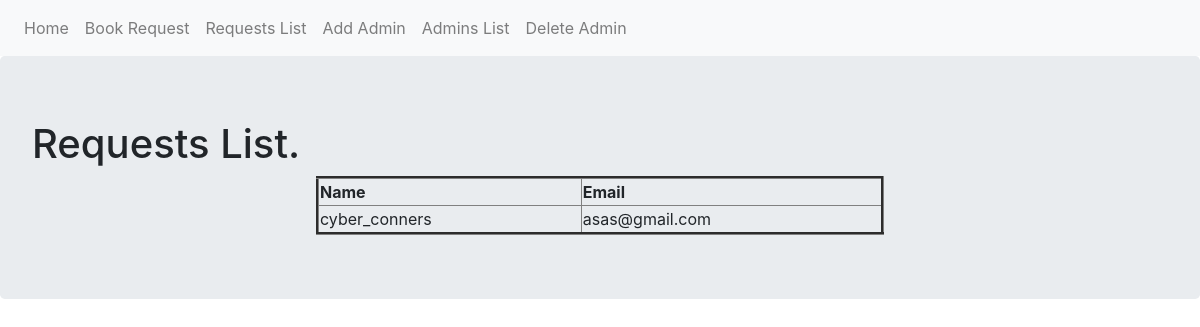
/admin_list, run on an earlier commit of the app's database.
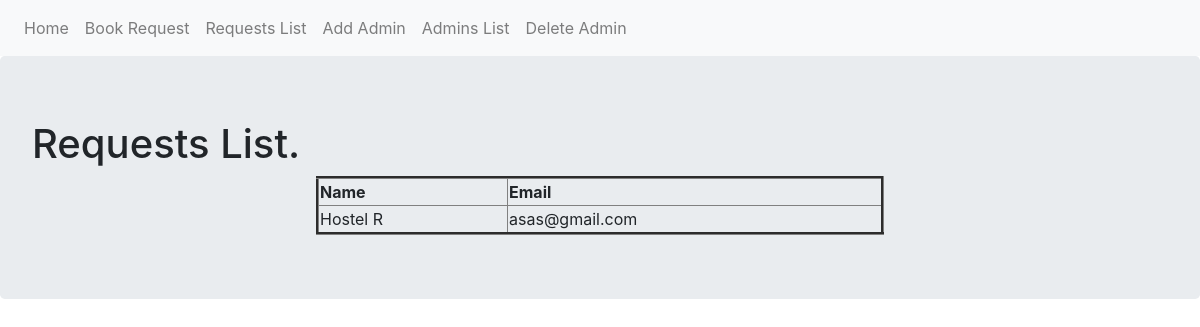
And on a later commit of the database.
### base.py (models this page shows, shortened)
class AdminManagement(db.Model):
    __tablename__ = 'Admins'
    id = db.Column(db.Integer, primary_key = True)
    name = db.Column(db.String(80), nullable=False)
    email = db.Column(db.String(80), nullable=False)

### base.py (the view)
@app.route('/admin_list')
def admin_list():
    list = AdminManagement.query.all()
    return render_template('admin_list.html', list=list)

### templates/admin_list.html
{% extends "base.html" %}
{% block content %}
<div class="jumbotron">
  <h1>Requests List.</h1>
  <table border="3" height="50%" width="50%" align="center"
  style="border-spacing: 10px 0;">
    <thead>
      <tr>
        <th>Name</th>
        <th>Email</th>
      </tr>
    </thead>
    <tbody>
      {% for i in list %}
      <tr>
        <td>{{ i.name }}</td>
        <td>{{ i.email }}</td>
      </tr>
      {% endfor %}
    </tbody>
  </table>
</div>
{% endblock %}

### templates/base.html (shortened to what this page needs)
<!DOCTYPE html>
<html lang="en" dir="ltr">
  <head>
    <link rel="stylesheet" href="https://maxcdn.bootstrapcdn.com/bootstrap/4.0.0/css/bootstrap.min.css">
  </head>
  <body>
    <nav class="navbar navbar-expand-lg navbar-light bg-light">
    <div class="navbar-nav">
      <a class="nav-item nav-link" href="{{ url_for('index') }}">Home</a>
      <a class="nav-item nav-link" href="{{ url_for('booking_request') }}">Book Request</a>
      <a class="nav-item nav-link" href="{{ url_for('requests_list') }}">Requests List</a>
      <a class="nav-item nav-link" href="{{ url_for('add_admin') }}">Add Admin</a>
      <a class="nav-item nav-link" href="{{ url_for('admin_list') }}">Admins List</a>
      <a class="nav-item nav-link" href="{{ url_for('del_admin') }}">Delete Admin</a>
    </div>
</nav>
    {% block content %}
    {% endblock %}
  </body>
</html>

What changed in the data, as far as the page shows it:
removed AdminManagement: name "cyber_conners", email "asas@gmail.com"
added AdminManagement: name "Hostel R", email "asas@gmail.com"
